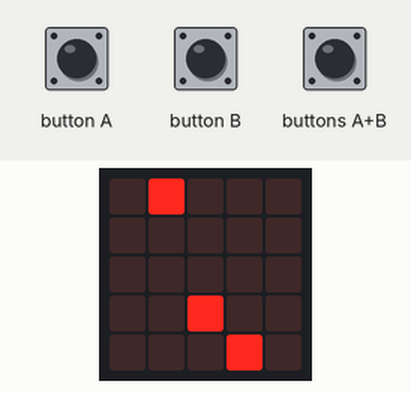
Simulated run of this program. Board: BBC micro:bit (MakeCode). Parts: the board's 5×5 LED display. The test bench sets the inputs (shaded band). Random numbers come from a fixed seed.

Above: at 1.2 s.
1.3 s: button A pressed for 0.15 s
At 1.77 s:
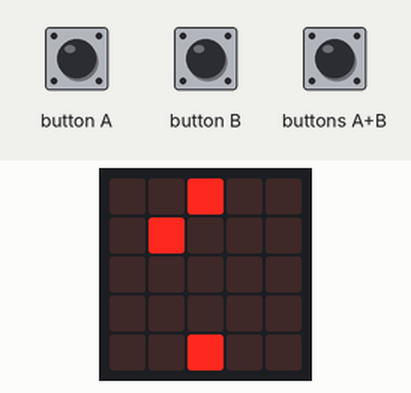
2.0 s: button B pressed for 0.15 s
At 2.41 s:
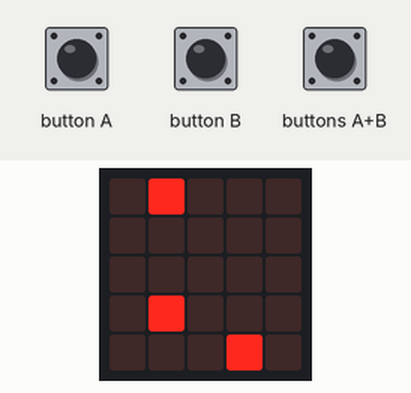
2.7 s: buttons A+B pressed for 0.15 s
At 3.06 s:
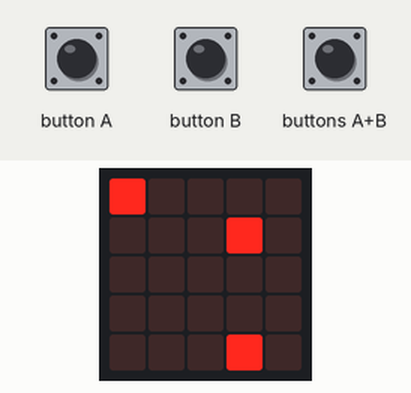
3.4 s: button A pressed for 0.15 s
At 3.9 s:
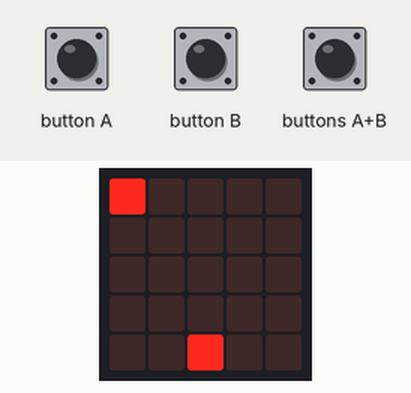
4.1 s: button B pressed for 0.15 s
At 4.64 s:
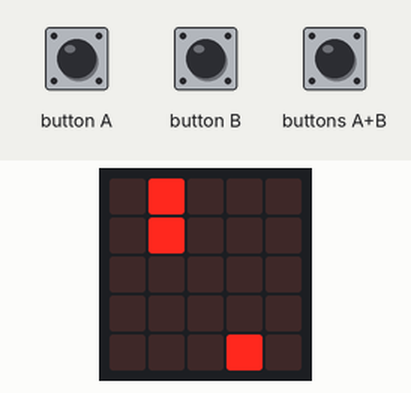
4.8 s: buttons A+B pressed for 1 s
At 5.94 s:
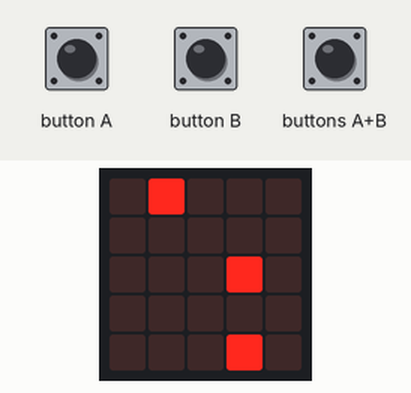
Timing chart, 0 to 7.8 s (numbered marks = the images above; inputs shaded):
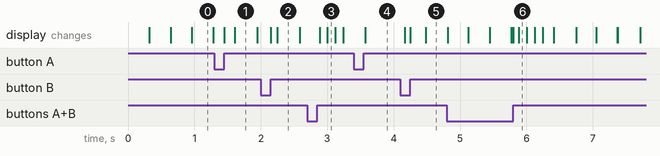

The program:

main.ts
```typescript
input.onButtonPressed(Button.A, function () {
    me.change(LedSpriteProperty.X, -1)
    shoot.set(LedSpriteProperty.X, me.get(LedSpriteProperty.X))
})
input.onButtonPressed(Button.AB, function () {
    if (shoot.get(LedSpriteProperty.Y) == 4) {
        shoot.set(LedSpriteProperty.Y, 3)
    }
})
input.onButtonPressed(Button.B, function () {
    me.change(LedSpriteProperty.X, 1)
    shoot.set(LedSpriteProperty.X, me.get(LedSpriteProperty.X))
})
let shoot: game.LedSprite = null
let me: game.LedSprite = null
let enemy = game.createSprite(1, 0)
let bomb = game.createSprite(1, 0)
me = game.createSprite(3, 4)
shoot = game.createSprite(3, 4)
basic.forever(function () {
    if (shoot.isTouching(enemy)) {
        game.addScore(1)
        enemy.set(LedSpriteProperty.X, randint(0, 4))
        bomb.set(LedSpriteProperty.X, enemy.get(LedSpriteProperty.X))
        bomb.set(LedSpriteProperty.Y, 0)
        basic.pause(100)
    }
})
basic.forever(function () {
    if (shoot.get(LedSpriteProperty.Y) <= 0) {
        shoot.set(LedSpriteProperty.Y, 4)
    }
    if (shoot.get(LedSpriteProperty.Y) < 4) {
        shoot.change(LedSpriteProperty.Y, -1)
    }
    basic.pause(100)
})
basic.forever(function () {
    if (bomb.get(LedSpriteProperty.Y) == 4) {
        bomb.set(LedSpriteProperty.Y, 0)
    }
    if (bomb.get(LedSpriteProperty.Y) > 0) {
        bomb.change(LedSpriteProperty.Y, 1)
    }
    if (bomb.get(LedSpriteProperty.Y) == 0) {
        if (randint(0, 10) <= 1 || bomb.get(LedSpriteProperty.X) == me.get(LedSpriteProperty.X)) {
            bomb.set(LedSpriteProperty.X, enemy.get(LedSpriteProperty.X))
            bomb.set(LedSpriteProperty.Y, 1)
        }
    }
    if (bomb.isTouching(me)) {
        game.gameOver()
        basic.pause(100)
    }
    basic.pause(300)
})
basic.forever(function () {
    enemy.change(LedSpriteProperty.X, randint(-1, 1))
    if (bomb.get(LedSpriteProperty.Y) == 0) {
        bomb.set(LedSpriteProperty.X, enemy.get(LedSpriteProperty.X))
    }
    basic.pause(300)
})
```

test.ts
```typescript
// 테스트는 여기로 이동합니다; 이 패키지가 확장으로 사용될 때 컴파일되지 않을 것 입니다.
```

Measured:
- after the input at 3.4 s, the display: changes after 0.17 s (image 4)
